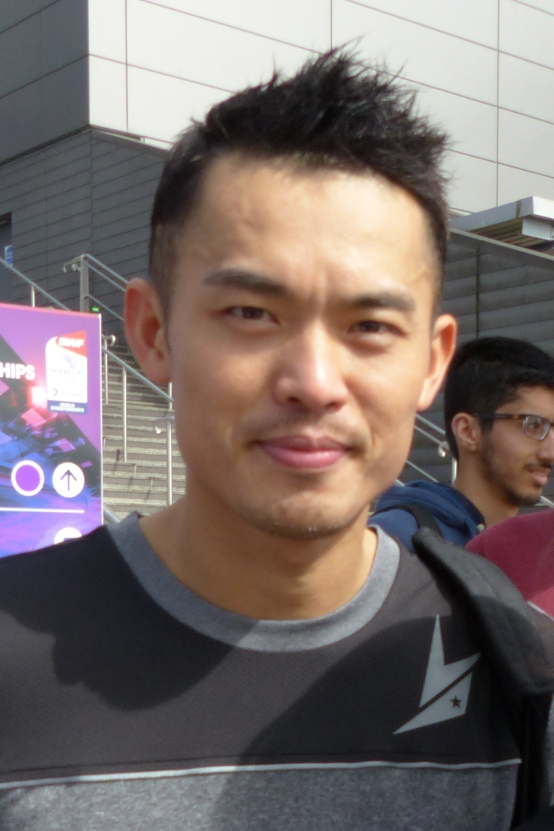
#> input picture assets/lin_dan.jpg, 1107 x 1661 px (shown at 1/2 size); the run also reads 1 picture not shown here
$ python generate_match_day_poster.py
#> lines starting #> are read from the running program, lines starting #| are printed output that depends on the picture; after the words box and inside, x2 and y2 are one past the last pixel; in counts of white or black regions, pixels touching at a corner belong together
import numpy as np
from PIL import Image, ImageDraw, ImageFont, ImageFilter, ImageEnhance
import math
import random

W, H = 1200, 1680
strip_w = W // 4  # 300px each

# 1. Load player images
im_lindan = Image.open('assets/lin_dan.jpg')
#> im_lindan is the input picture: PIL image 1107x1661 RGB; mean R, G, B 120.5, 108.8, 106.6
im_lcw = Image.open('assets/lee_chong_wei.jpg')
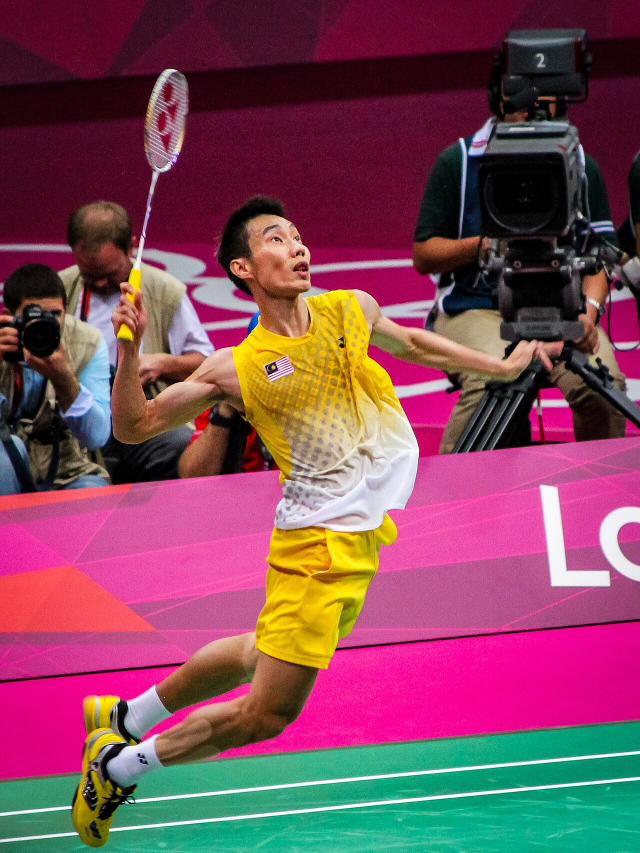
#> input picture assets/lee_chong_wei.jpg, 1280 x 1706 px (shown at 1/2 size)
#> im_lcw is the input picture: PIL image 1280x1706 RGB; mean R, G, B 128.5, 73.3, 89.7
im_viktor = Image.open('assets/viktor_axelsen.jpg')
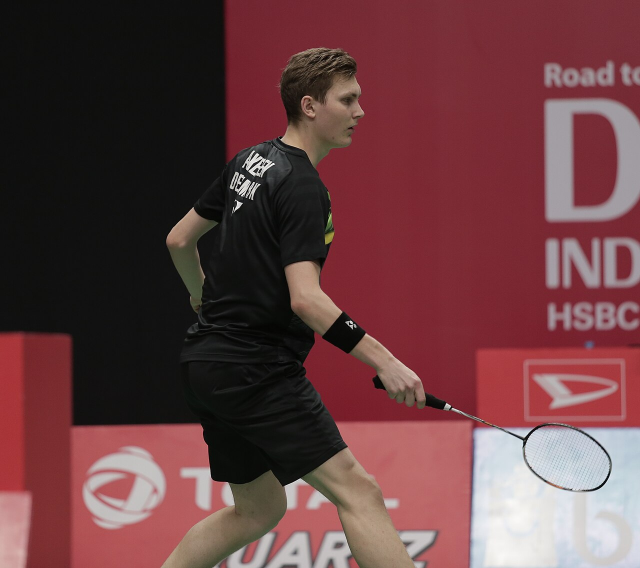
#> input picture assets/viktor_axelsen.jpg, 1280 x 1136 px (shown at 1/2 size)
#> im_viktor is the input picture: PIL image 1280x1136 RGB; mean R, G, B 103.6, 63.1, 65.7
im_sindhu = Image.open('assets/pv_sindhu.jpg')
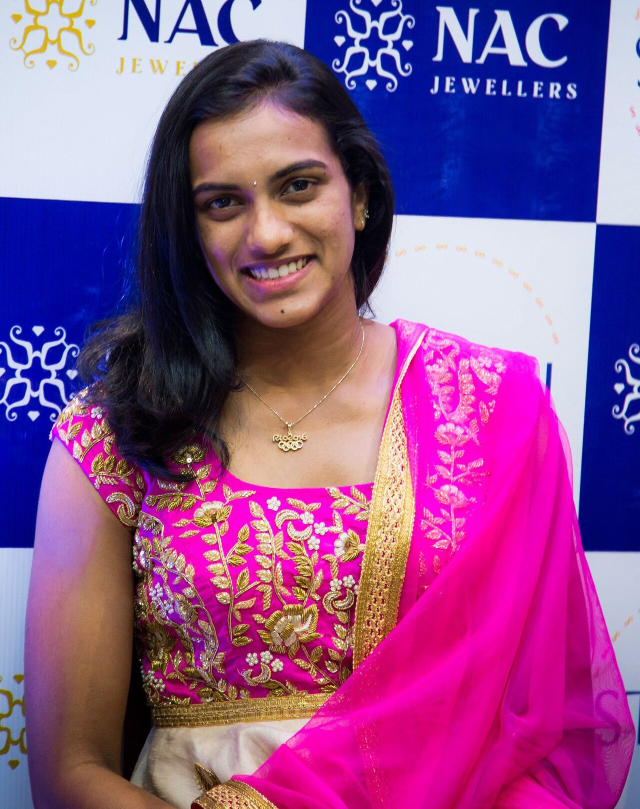
#> input picture assets/pv_sindhu.jpg, 1280 x 1617 px (shown at 1/2 size)
#> im_sindhu is the input picture: PIL image 1280x1617 RGB; mean R, G, B 140.7, 82, 140.6

def crop_player(im, center_x_ratio, center_y_ratio, target_w, target_h):
#> called with center_x_ratio = 0.48, center_y_ratio = 0.28, target_w = 300, target_h = 1377
    scale = max(target_w / im.width, target_h / im.height)
#> scale = 0.829
    nw, nh = int(im.width * scale), int(im.height * scale)
#> nw = 917; nh = 1377
    im_scaled = im.resize((nw, nh), Image.Resampling.LANCZOS)

    cx = int(nw * center_x_ratio)
#> cx = 440
    cy = int(nh * center_y_ratio)
#> cy = 385

    left = max(0, min(nw - target_w, cx - target_w // 2))
#> left = 290
    top = max(0, min(nh - target_h, cy - target_h // 2))
#> top = 0
    return im_scaled.crop((left, top, left + target_w, top + target_h))

strip_h = int(H * 0.82) # 1375px

# Optimal crop centers for portrait tension matching reference
strip1 = crop_player(im_lindan, 0.48, 0.28, strip_w, strip_h)
strip2 = crop_player(im_lcw, 0.47, 0.28, strip_w, strip_h)
strip3 = crop_player(im_viktor, 0.44, 0.32, strip_w, strip_h)
strip4 = crop_player(im_sindhu, 0.50, 0.26, strip_w, strip_h)

def apply_duotone(img, shadow_c, mid_c, high_c, contrast=1.45, brightness=1.05):
#> called with shadow_c = (12, 1, 2), mid_c = (180, 22, 18), high_c = (255, 210, 190), contrast = 1.5, brightness = 1.08
    enh_c = ImageEnhance.Contrast(img).enhance(contrast)
    enh_b = ImageEnhance.Brightness(enh_c).enhance(brightness)

    gray = np.array(enh_b.convert('L'), dtype=np.float32) / 255.0
    # Sigmoid curve for deep sports contrast
    gray = np.clip(1.0 / (1.0 + np.exp(-11.5 * (gray - 0.47))), 0.0, 1.0)

    s = np.array(shadow_c, dtype=np.float32)
    m = np.array(mid_c, dtype=np.float32)
    h = np.array(high_c, dtype=np.float32)

    rows, cols = gray.shape
#> rows = 1377; cols = 300
    out = np.zeros((rows, cols, 3), dtype=np.float32)

    mask_low = gray < 0.5
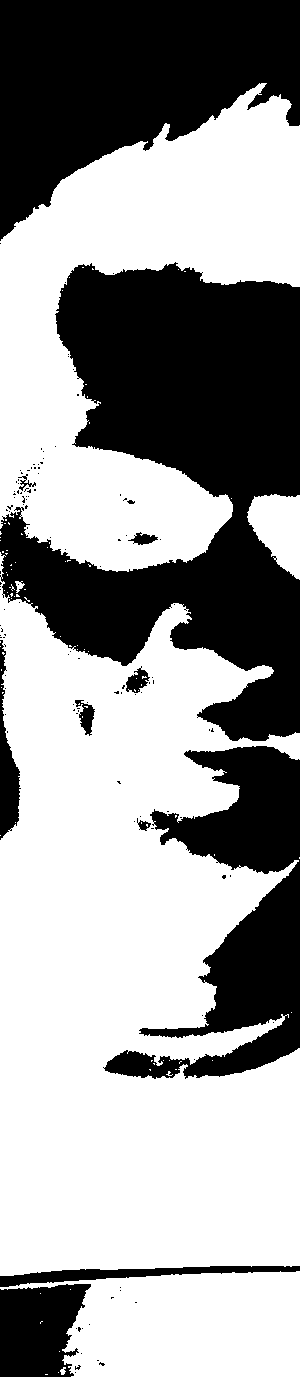
#> mask_low: shape (1377, 300) bool; 60.7% white; 125 black regions (113 under 20 px), largest, box (x1, y1, x2, y2) and area: (0, 262, 300, 741) 78433, (0, 0, 300, 241) 44427, (103, 746, 300, 1079) 27140
    t_l = (gray[mask_low] / 0.5)[:, None]
    out[mask_low] = s * (1.0 - t_l) + m * t_l

    mask_high = ~mask_low
    t_h = ((gray[mask_high] - 0.5) / 0.5)[:, None]
    out[mask_high] = m * (1.0 - t_h) + h * t_h

    return Image.fromarray(np.clip(out, 0, 255).astype(np.uint8))

# Color palettes closely matching reference:
# 1. Dark red / crimson
# 2. Searing amber-crimson (like Varane in ref)
# 3. Rich crimson / scarlet (like Bruno in ref)
# 4. Vibrant deep crimson (like Gabriel/Saka in ref)
duo1 = apply_duotone(strip1, (12, 1, 2), (180, 22, 18), (255, 210, 190), contrast=1.5, brightness=1.08)
duo2 = apply_duotone(strip2, (18, 4, 1), (210, 58, 12), (255, 230, 180), contrast=1.45, brightness=1.12)
#> in apply_duotone (call 2), `mask_low = gray < 0.5`: mask_low: shape (1377, 300) bool; 47.4% white; 672 white regions (627 under 20 px), largest, box (x1, y1, x2, y2) and area: (0, 0, 300, 543) 127139, (0, 1035, 300, 1223) 36620, (0, 611, 118, 770) 11433
duo3 = apply_duotone(strip3, (14, 2, 4), (190, 24, 24), (255, 215, 195), contrast=1.55, brightness=1.08)
#> call 3 of apply_duotone, with shadow_c = (14, 2, 4), mid_c = (190, 24, 24), high_c = (255, 215, 195), contrast = 1.55, brightness = 1.08
#> in apply_duotone (call 3), `mask_low = gray < 0.5`: mask_low: shape (1377, 300) bool; 80.6% white; 177 black regions (139 under 20 px), largest, box (x1, y1, x2, y2) and area: (0, 1158, 300, 1377) 35076, (147, 185, 300, 405) 12967, (159, 633, 298, 807) 12433
#> in apply_duotone (call 3), `out[mask_high] = m * (1.0 - t_h) + h * t_h`:
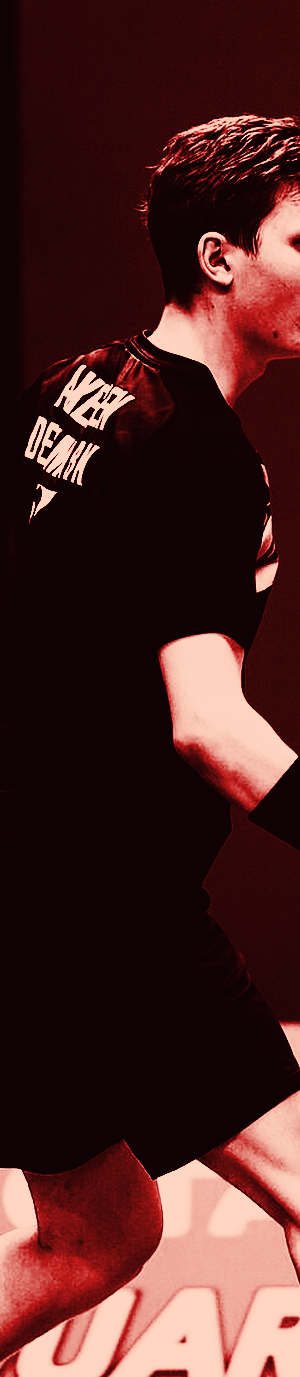
#> out: shape (1377, 300, 3) float32; mean of channels 0, 1, 2 74.5, 36.6, 35.1; drawn as R, G, B
duo4 = apply_duotone(strip4, (16, 2, 6), (215, 28, 40), (255, 220, 205), contrast=1.5, brightness=1.05)
#> call 4 of apply_duotone, with shadow_c = (16, 2, 6), mid_c = (215, 28, 40), high_c = (255, 220, 205), contrast = 1.5, brightness = 1.05
#> in apply_duotone (call 4), `mask_low = gray < 0.5`:
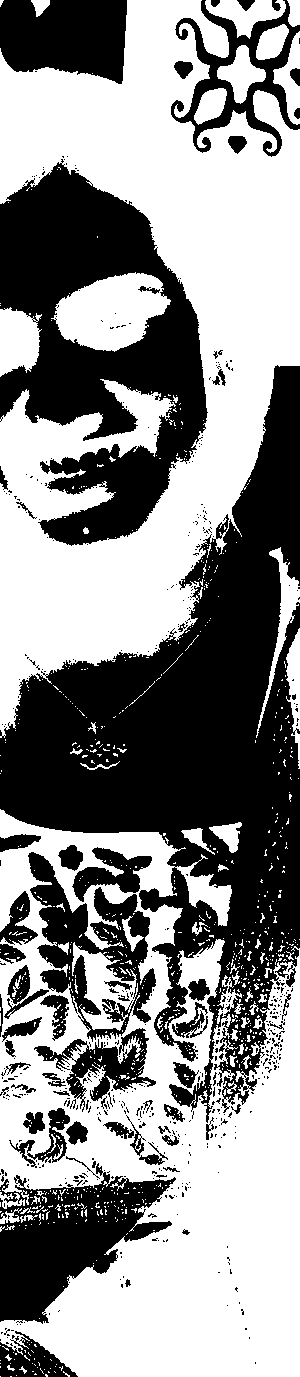
#> mask_low: shape (1377, 300) bool; 54.8% white; 572 black regions (505 under 20 px), largest, box (x1, y1, x2, y2) and area: (0, 365, 300, 1123) 88153, (0, 159, 208, 546) 41875, (0, 1163, 176, 1324) 13960
#> in apply_duotone (call 4), `out[mask_high] = m * (1.0 - t_h) + h * t_h`:
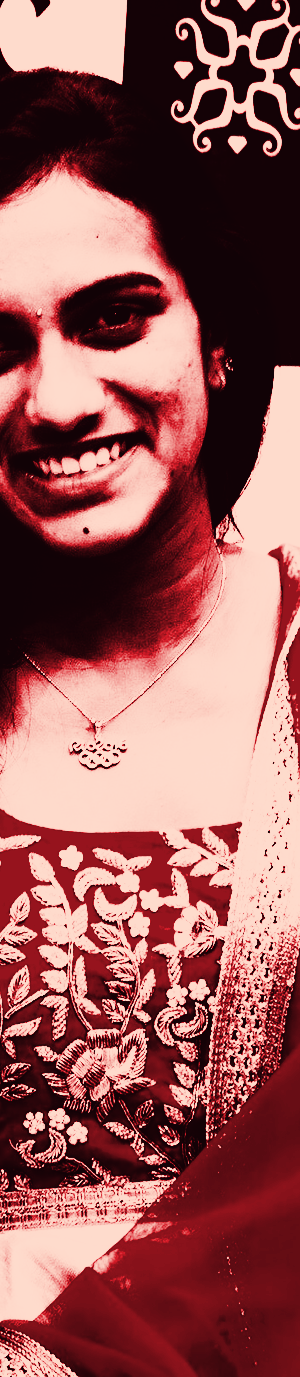
#> out: shape (1377, 300, 3) float32; mean of channels 0, 1, 2 152, 91.8, 90.3; drawn as R, G, B

# Create canvas
canvas = Image.new('RGB', (W, H), (8, 1, 2))

# Paste strips
canvas.paste(duo1, (0, 0))
canvas.paste(duo2, (strip_w, 0))
canvas.paste(duo3, (strip_w * 2, 0))
canvas.paste(duo4, (strip_w * 3, 0))

# Seam borders between panels (dark etched lines)
draw = ImageDraw.Draw(canvas)
for i in [1, 2, 3]:
    x = i * strip_w
    draw.line([(x-1, 0), (x-1, strip_h)], fill=(2, 0, 1), width=3)
    draw.line([(x+1, 0), (x+1, strip_h)], fill=(25, 2, 4), width=1)

# Arena court/stand blend at bottom
arena = Image.open('assets/badminton_hero.jpg').resize((W, int(H * 0.38)), Image.Resampling.LANCZOS)
arena_duo = apply_duotone(arena, (4, 0, 1), (110, 12, 12), (180, 60, 45), contrast=1.7, brightness=0.7)

y_start = int(H * 0.68)
arena_crop = arena_duo.crop((0, arena_duo.height - (H - y_start), W, arena_duo.height))

# Mask with smooth ease-in gradient
mask = Image.new('L', (W, H - y_start))
for y in range(H - y_start):
    prog = y / (H - y_start)
    alpha = int(255 * (prog ** 1.1))
    for x in range(W):
        mask.putpixel((x, y), alpha)

canvas.paste(arena_crop, (0, y_start), mask)

# Dark overlays for text readability:
# 1. Center band behind MATCH DAY (subtle black smoke)
smoke = Image.new('RGBA', (W, H), (0, 0, 0, 0))
sdraw = ImageDraw.Draw(smoke)
for y in range(int(H * 0.45), int(H * 0.85)):
    # bell curve alpha
    mid = (H * 0.65)
    dist = abs(y - mid) / (H * 0.20)
    if dist < 1.0:
        a = int(70 * (1.0 - dist**2))
        sdraw.line([(0, y), (W, y)], fill=(4, 0, 1, a))
canvas.paste(smoke, (0, 0), smoke)

# 2. Bottom shadow
bot_vignette = Image.new('RGBA', (W, H), (0, 0, 0, 0))
bdraw = ImageDraw.Draw(bot_vignette)
for y in range(H - 320, H):
    dist = (y - (H - 320)) / 320.0
    a = int(230 * dist)
    bdraw.line([(0, y), (W, y)], fill=(3, 0, 1, a))
canvas.paste(bot_vignette, (0, 0), bot_vignette)

# 3. Top shadow for badges
top_vignette = Image.new('RGBA', (W, H), (0, 0, 0, 0))
tdraw = ImageDraw.Draw(top_vignette)
for y in range(260):
    dist = 1.0 - (y / 260.0)
    a = int(140 * dist)
    tdraw.line([(0, y), (W, y)], fill=(5, 0, 1, a))
canvas.paste(top_vignette, (0, 0), top_vignette)

# -------------------------------------------------------------
# CREATE BADGES (Team 1: LEGENDS, Team 2: TITANS)
# -------------------------------------------------------------
def make_shield_badge(team_name, sub_name, is_round=True):
    # Render at 4x for high anti-aliasing
#> called with team_name = 'LEGENDS', sub_name = 'LIN DAN • LCW', is_round = True
    S = 600
    b_im = Image.new('RGBA', (S, S), (0, 0, 0, 0))
    b_draw = ImageDraw.Draw(b_im)
    cx, cy = S // 2, S // 2

    font_bold = ImageFont.truetype('C:/Windows/Fonts/ARIALNB.TTF', 46)
    font_sub = ImageFont.truetype('C:/Windows/Fonts/ARIALNB.TTF', 28)
    font_stars = ImageFont.truetype('C:/Windows/Fonts/arial.ttf', 38)

    if is_round:
        # Round Crest (similar to Manchester United crest in ref)
        # Outer gold/white rings
        r_out = 270
        b_draw.ellipse([cx - r_out, cy - r_out, cx + r_out, cy + r_out], fill=(15, 1, 3, 230), outline=(245, 245, 245, 240), width=8)
        b_draw.ellipse([cx - r_out + 14, cy - r_out + 14, cx + r_out - 14, cy + r_out - 14], outline=(230, 200, 130, 220), width=4)

        # Center shield
        pts = [
            (cx - 150, cy - 140),
            (cx + 150, cy - 140),
            (cx + 150, cy + 30),
            (cx, cy + 180),
            (cx - 150, cy + 30)
        ]
        b_draw.polygon(pts, fill=(180, 20, 20, 220), outline=(255, 255, 255, 230))

        # Badminton Shuttlecock silhouette in center
        # Crown
        b_draw.polygon([(cx - 70, cy - 80), (cx + 70, cy - 80), (cx + 35, cy + 30), (cx - 35, cy + 30)], fill=(255, 255, 255, 240))
        # Lines on feathers
        for ox in [-40, -15, 15, 40]:
            b_draw.line([(cx + ox, cy - 75), (cx + ox//2, cy + 25)], fill=(180, 20, 20, 200), width=3)
        # Cork base
        b_draw.ellipse([cx - 35, cy + 10, cx + 35, cy + 70], fill=(240, 240, 240, 255), outline=(180, 20, 20), width=2)

        # Top banner text
        b_draw.text((cx, cy - 200), team_name, font=font_bold, fill=(255, 255, 255, 255), anchor="mm")
        # Bottom banner text
        b_draw.text((cx, cy + 205), sub_name, font=font_sub, fill=(240, 210, 150, 255), anchor="mm")
        # 3 stars
        b_draw.text((cx, cy - 145), "★   ★   ★", font=font_stars, fill=(255, 220, 100, 240), anchor="mm")

    else:
        # Pointed Shield Crest (similar to Arsenal crest in ref)
        pts_out = [
            (cx - 210, cy - 230),
            (cx + 210, cy - 230),
            (cx + 210, cy + 80),
            (cx, cy + 260),
            (cx - 210, cy + 80)
        ]
        b_draw.polygon(pts_out, fill=(12, 1, 2, 230), outline=(255, 255, 255, 240), width=8)

        pts_in = [
            (cx - 190, cy - 210),
            (cx + 190, cy - 210),
            (cx + 190, cy + 70),
            (cx, cy + 235),
            (cx - 190, cy + 70)
        ]
        b_draw.polygon(pts_in, fill=(195, 25, 25, 230), outline=(255, 255, 255, 180), width=4)

        # Team name banner inside shield
        b_draw.rectangle([cx - 180, cy - 200, cx + 180, cy - 130], fill=(10, 1, 2, 220))
        b_draw.text((cx, cy - 165), team_name, font=font_bold, fill=(255, 255, 255, 255), anchor="mm")

        # Crossed Badminton Rackets & Lightning / Shuttlecock
        b_draw.line([(cx - 100, cy - 80), (cx + 100, cy + 120)], fill=(255, 255, 255, 240), width=8)
        b_draw.line([(cx + 100, cy - 80), (cx - 100, cy + 120)], fill=(255, 255, 255, 240), width=8)
        b_draw.ellipse([cx - 120, cy - 105, cx - 75, cy - 50], outline=(255, 255, 255, 240), width=6)
        b_draw.ellipse([cx + 75, cy - 105, cx + 120, cy - 50], outline=(255, 255, 255, 240), width=6)

        # Golden Shuttlecock in center
        b_draw.polygon([(cx - 45, cy - 20), (cx + 45, cy - 20), (cx + 20, cy + 50), (cx - 20, cy + 50)], fill=(255, 220, 110, 240))
        b_draw.ellipse([cx - 20, cy + 40, cx + 20, cy + 75], fill=(255, 255, 255, 255))

        # Bottom subtitle
        b_draw.text((cx, cy + 140), sub_name, font=font_sub, fill=(255, 255, 255, 230), anchor="mm")
        b_draw.text((cx, cy + 180), "★ ★ ★", font=font_stars, fill=(255, 220, 100, 240), anchor="mm")

    return b_im.resize((150, 150), Image.Resampling.LANCZOS)

badge1 = make_shield_badge("LEGENDS", "LIN DAN • LCW", is_round=True)
badge2 = make_shield_badge("TITANS", "AXELSEN • SINDHU", is_round=False)

# Center X is W // 2 = 600
center_x = W // 2

# Place Badge 1 (Team Legends)
canvas.paste(badge1, (center_x - 75, 120), badge1)

# Place "VS" in bold white condensed font
font_vs = ImageFont.truetype('C:/Windows/Fonts/impact.ttf', 72)
draw.text((center_x, 320), "VS", font=font_vs, fill=(255, 255, 255), anchor="mm")

# Place Badge 2 (Team Titans)
canvas.paste(badge2, (center_x - 75, 380), badge2)

# -------------------------------------------------------------
# MASSIVE "MATCH DAY" TYPOGRAPHY (Exact replica of reference)
# -------------------------------------------------------------
# In the reference, MATCH and DAY are bold condensed uppercase, stark white, tight leading
font_match = ImageFont.truetype('C:/Windows/Fonts/impact.ttf', 270)
font_day = ImageFont.truetype('C:/Windows/Fonts/impact.ttf', 290)

# Add drop shadow / grit outline
y_match = 830
y_day = 1070

# Draw subtle shadow for 3D depth
for ox, oy in [(-2, 2), (2, 2), (-3, 3), (3, 3), (0, 4)]:
    draw.text((center_x + ox, y_match + oy), "MATCH", font=font_match, fill=(10, 0, 2), anchor="mm")
    draw.text((center_x + ox, y_day + oy), "DAY", font=font_day, fill=(10, 0, 2), anchor="mm")

# Draw solid white text
draw.text((center_x, y_match), "MATCH", font=font_match, fill=(255, 255, 255), anchor="mm")
draw.text((center_x, y_day), "DAY", font=font_day, fill=(255, 255, 255), anchor="mm")

# -------------------------------------------------------------
# BOTTOM MATCH DETAILS & SIGNATURE (Exact layout of reference)
# -------------------------------------------------------------
# Bottom Right: 3 lines stacked, right aligned
# In reference:
# KICK-OFF 15:30 (GMT)
# SUNDAY
# OLD TRAFFORD STADIUM

font_details_bold = ImageFont.truetype('C:/Windows/Fonts/ARIALNB.TTF', 34)
font_details_norm = ImageFont.truetype('C:/Windows/Fonts/ARIALNB.TTF', 28)

details_x = W - 60
details_y = H - 150

draw.text((details_x, details_y), "MATCH TIME: 20:00 (IST)", font=font_details_bold, fill=(255, 255, 255), anchor="rm")
draw.text((details_x, details_y + 36), "TONIGHT • 8:00 PM", font=font_details_norm, fill=(245, 205, 110), anchor="rm")
draw.text((details_x, details_y + 70), "SURYODAYA PARK CENTRE COURT", font=font_details_bold, fill=(255, 255, 255), anchor="rm")

# Bottom Left: Signature Script Logo (like 'Kwesi' in reference)
# Let's draw stylized 'Suryodaya' or 'SPBC Super-Clash'
font_sig = ImageFont.truetype('C:/Windows/Fonts/arialbi.ttf', 44)
font_sig_sub = ImageFont.truetype('C:/Windows/Fonts/ARIALNB.TTF', 20)

draw.text((70, H - 110), "Suryodaya", font=font_sig, fill=(255, 255, 255), anchor="lm")
draw.text((72, H - 72), "BADMINTON CHAMPIONSHIP 2026", font=font_sig_sub, fill=(230, 80, 80), anchor="lm")

# Add subtle player names on the 4 columns
font_player = ImageFont.truetype('C:/Windows/Fonts/ARIALNB.TTF', 24)
players = [
    ("LIN DAN", 0 * strip_w + strip_w // 2),
    ("LEE CHONG WEI", 1 * strip_w + strip_w // 2),
    ("VIKTOR AXELSEN", 2 * strip_w + strip_w // 2),
    ("P. V. SINDHU", 3 * strip_w + strip_w // 2),
]

for pname, px in players:
    # Small pill tag behind player name
    bbox = font_player.getbbox(pname)
    tw = bbox[2] - bbox[0] + 20
    th = 28
    py = 50
    draw.rectangle([px - tw//2, py - th//2, px + tw//2, py + th//2], fill=(10, 1, 2, 190), outline=(220, 40, 40, 140))
    draw.text((px, py), pname, font=font_player, fill=(255, 255, 255), anchor="mm")

# -------------------------------------------------------------
# FILM GRAIN / GRITTY SPORTS NOISE OVERLAY (Matches reference grit)
# -------------------------------------------------------------
noise = np.random.normal(0, 14, (H, W, 3)).astype(np.float32)
arr = np.array(canvas, dtype=np.float32)
arr = np.clip(arr + noise, 0, 255).astype(np.uint8)
final_poster = Image.fromarray(arr)

# Save high-res poster
output_path = 'assets/suryodaya_match_day_poster.jpg'
final_poster.save(output_path, quality=94)
print(f"Match Day Poster successfully saved to {output_path} ({W}x{H})")
